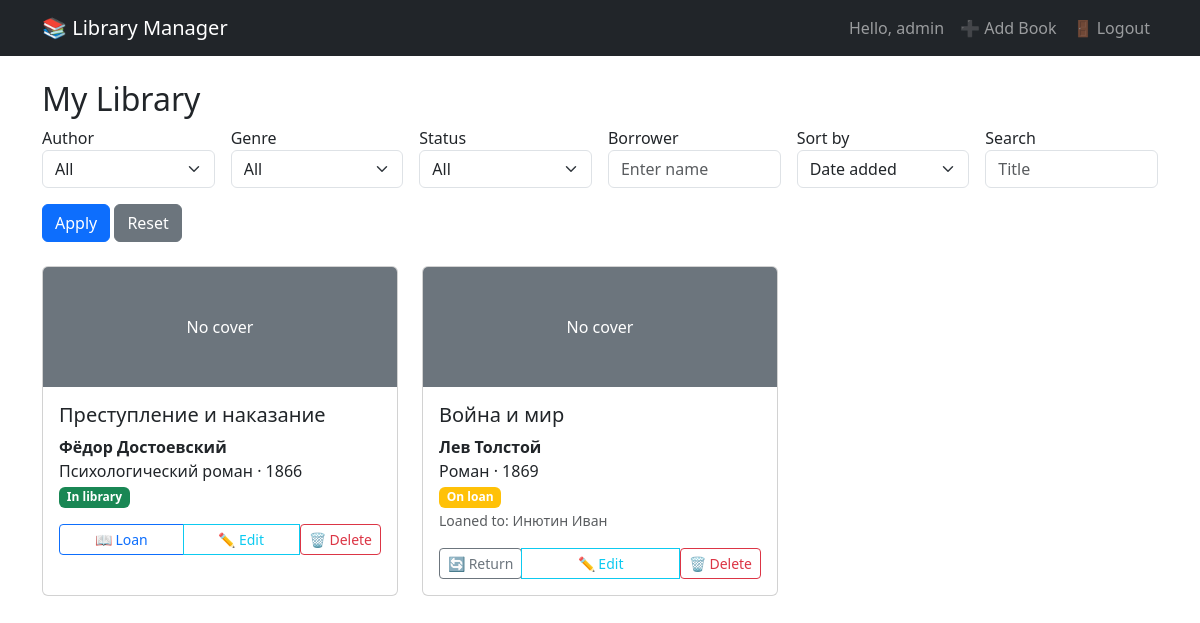
Page / (signed in) on the earlier database version.
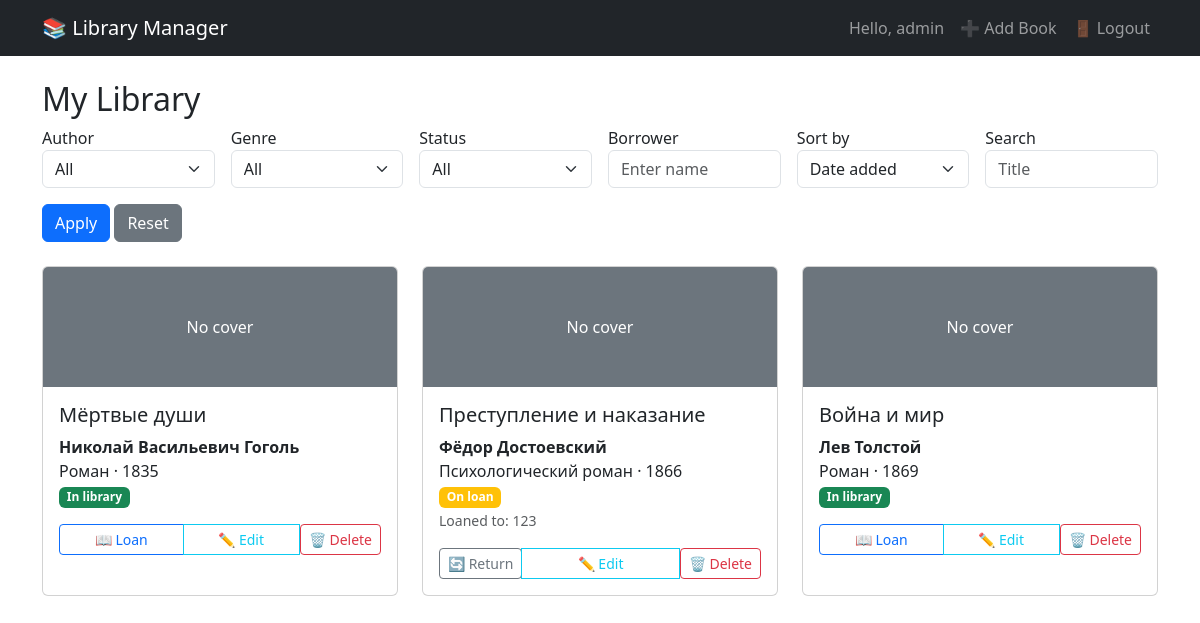
Same page on the later database version.
### models.py (models this page shows)
class User(UserMixin, db.Model):
    id = db.Column(db.Integer, primary_key=True)
    username = db.Column(db.String(80), unique=True, nullable=False)
    password = db.Column(db.String(200), nullable=False)
    books = db.relationship('Book', backref='user', lazy=True, cascade='all, delete-orphan')
    authors = db.relationship('Author', backref='user', lazy=True, cascade='all, delete-orphan')
    genres = db.relationship('Genre', backref='user', lazy=True, cascade='all, delete-orphan')

class Book(db.Model):
    id = db.Column(db.Integer, primary_key=True)
    title = db.Column(db.String(200), nullable=False)
    year = db.Column(db.Integer)
    cover_path = db.Column(db.String(300))
    is_loaned = db.Column(db.Boolean, default=False)
    added_date = db.Column(db.DateTime, default=datetime.utcnow)
    user_id = db.Column(db.Integer, db.ForeignKey('user.id'), nullable=False)
    author_id = db.Column(db.Integer, db.ForeignKey('author.id'), nullable=False)
    genre_id = db.Column(db.Integer, db.ForeignKey('genre.id'), nullable=False)
    loans = db.relationship('Loan', backref='book', lazy=True, cascade='all, delete-orphan')
    @property
    def current_borrower(self):
        if self.is_loaned:
            active_loan = Loan.query.filter_by(book_id=self.id, return_date=None).first()
            return active_loan.borrower_name if active_loan else None
        return None

class Author(db.Model):
    id = db.Column(db.Integer, primary_key=True)
    name = db.Column(db.String(100), nullable=False)
    user_id = db.Column(db.Integer, db.ForeignKey('user.id'), nullable=False)
    books = db.relationship('Book', backref='author', lazy=True)

class Genre(db.Model):
    id = db.Column(db.Integer, primary_key=True)
    name = db.Column(db.String(50), nullable=False)
    user_id = db.Column(db.Integer, db.ForeignKey('user.id'), nullable=False)
    books = db.relationship('Book', backref='genre', lazy=True)

class Loan(db.Model):
    id = db.Column(db.Integer, primary_key=True)
    borrower_name = db.Column(db.String(100), nullable=False)
    loan_date = db.Column(db.Date, default=datetime.utcnow)
    return_date = db.Column(db.Date, nullable=True)
    book_id = db.Column(db.Integer, db.ForeignKey('book.id'), nullable=False)

### app.py (the view)
@app.route('/')
def index():
    if not current_user.is_authenticated:
        return render_template('index.html', books=None, authors=[], genres=[], borrowers=[])
    query = Book.query.filter_by(user_id=current_user.id)
    author_id = request.args.get('author', type=int)
    if author_id:
        query = query.filter_by(author_id=author_id)
    genre_id = request.args.get('genre', type=int)
    if genre_id:
        query = query.filter_by(genre_id=genre_id)
    status = request.args.get('status')
    if status == 'loaned':
        query = query.filter_by(is_loaned=True)
    elif status == 'available':
        query = query.filter_by(is_loaned=False)
    borrower_filter = request.args.get('borrower', '')
    if borrower_filter:
        query = query.join(Loan, Book.id == Loan.book_id).filter(
            Loan.return_date == None,
            Loan.borrower_name.ilike(f'%{borrower_filter}%')
        )
    search = request.args.get('search', '')
    if search:
        query = query.filter(Book.title.ilike(f'%{search}%'))
    sort = request.args.get('sort', 'added_date')
    if sort == 'title':
        query = query.order_by(Book.title)
    elif sort == 'author_name':
        query = query.join(Author).order_by(Author.name)
    elif sort == 'added_date':
        query = query.order_by(Book.added_date.desc())
    else:
        query = query.order_by(Book.added_date.desc())
    books = query.all()
    authors = Author.query.filter_by(user_id=current_user.id).order_by(Author.name).all()
    genres = Genre.query.filter_by(user_id=current_user.id).order_by(Genre.name).all()
    active_loans = Loan.query.join(Book).filter(
        Book.user_id == current_user.id,
        Loan.return_date == None
    ).distinct(Loan.borrower_name).all()
    borrowers = sorted(set(loan.borrower_name for loan in active_loans))
    return render_template('index.html',
                           books=books,
                           authors=authors,
                           genres=genres,
                           borrowers=borrowers,
                           selected_author=author_id,
                           selected_genre=genre_id,
                           selected_status=status,
                           selected_borrower=borrower_filter,
                           search_query=search,
                           current_sort=sort)

### app.py (called while the page is built)
@login_manager.user_loader
def load_user(user_id):
    return User.query.get(int(user_id))

### templates/index.html (shortened to what this page needs)
{% extends 'base.html' %}
{% block content %}
{% if not current_user.is_authenticated %}
    <div class="text-center py-5">
        <h1>Welcome to Personal Library Manager</h1>
        <p>Please <a href="{{ url_for('login') }}">login</a> or <a href="{{ url_for('register') }}">register</a> to manage your library.</p>
    </div>
{% else %}
    <h2>My Library</h2>
    <form method="get" class="row g-3 mb-4">
        <div class="col-md-2">
            <label>Author</label>
            <select name="author" class="form-select">
                <option value="">All</option>
            </select>
        </div>
        <div class="col-md-2">
            <label>Genre</label>
            <select name="genre" class="form-select">
                <option value="">All</option>
            </select>
        </div>
        <div class="col-md-2">
            <label>Status</label>
            <select name="status" class="form-select">
                <option value="">All</option>
            </select>
        </div>
        <div class="col-md-2">
            <label>Borrower</label>
            <input list="borrowerList" name="borrower" class="form-control" placeholder="Enter name" value="{{ selected_borrower or '' }}">
        </div>
        <div class="col-md-2">
            <label>Sort by</label>
            <select name="sort" class="form-select">
                <option value="added_date" {% if current_sort == 'added_date' %}selected{% endif %}>Date added</option>
            </select>
        </div>
        <div class="col-md-2">
            <label>Search</label>
            <input type="text" name="search" value="{{ search_query }}" class="form-control" placeholder="Title">
        </div>
        <div class="col-md-12">
            <button type="submit" class="btn btn-primary">Apply</button>
            <a href="{{ url_for('index') }}" class="btn btn-secondary">Reset</a>
        </div>
    </form>
    <div class="row">
        {% for book in books %}
            <div class="col-md-4 mb-4">
                <div class="card h-100">
                    {% if book.cover_path %}
                        <img src="{{ url_for('static', filename='covers/' + book.cover_path) }}" class="card-img-top" alt="cover" style="height: 200px; object-fit: cover;">
                    {% else %}
                        <div class="card-img-top bg-secondary text-white text-center py-5">No cover</div>
                    {% endif %}
                    <div class="card-body">
                        <h5 class="card-title">{{ book.title }}</h5>
                        <p class="card-text">
                            <strong>{{ book.author.name }}</strong><br>
                            {{ book.genre.name }} · {{ book.year or '?' }}<br>
                            <span class="badge {% if book.is_loaned %}bg-warning{% else %}bg-success{% endif %}">
                                {% if book.is_loaned %}On loan{% else %}In library{% endif %}
                            </span>
                            {% if book.is_loaned and book.current_borrower %}
                                <br><small class="text-muted">Loaned to: {{ book.current_borrower }}</small>
                            {% endif %}
                        </p>
                        <div class="btn-group w-100">
                            {% if not book.is_loaned %}
                                <a href="{{ url_for('loan_book', book_id=book.id) }}" class="btn btn-sm btn-outline-primary">📖 Loan</a>
                            {% else %}
                                <form method="post" action="{{ url_for('return_book', book_id=book.id) }}" style="display:inline;">
                                    <button type="submit" class="btn btn-sm btn-outline-secondary">🔄 Return</button>
                                </form>
                            {% endif %}
                            <a href="{{ url_for('edit_book', book_id=book.id) }}" class="btn btn-sm btn-outline-info">✏️ Edit</a>
                            <form method="post" action="{{ url_for('delete_book', book_id=book.id) }}" style="display:inline;" onsubmit="return confirm('Delete this book?');">
                                <button type="submit" class="btn btn-sm btn-outline-danger">🗑️ Delete</button>
                            </form>
                        </div>
                    </div>
                </div>
            </div>
        {% else %}
            <div class="col-12"><p>No books yet. <a href="{{ url_for('add_book') }}">Add your first book</a>.</p></div>
        {% endfor %}
    </div>
{% endif %}
{% endblock %}

### templates/base.html (shortened to what this page needs)
<!doctype html>
<html lang="en">
<head>
    <link href="https://cdn.jsdelivr.net/npm/bootstrap@5.3.0/dist/css/bootstrap.min.css" rel="stylesheet">
</head>
<body>
    <nav class="navbar navbar-expand-lg navbar-dark bg-dark">
        <div class="container">
            <a class="navbar-brand" href="{{ url_for('index') }}">📚 Library Manager</a>
            <div class="collapse navbar-collapse">
                <ul class="navbar-nav ms-auto">
                    {% if current_user.is_authenticated %}
                        <li class="nav-item"><span class="nav-link">Hello, {{ current_user.username }}</span></li>
                        <li class="nav-item"><a class="nav-link" href="{{ url_for('add_book') }}">➕ Add Book</a></li>
                        <li class="nav-item"><a class="nav-link" href="{{ url_for('logout') }}">🚪 Logout</a></li>
                    {% else %}
                        <li class="nav-item"><a class="nav-link" href="{{ url_for('login') }}">Login</a></li>
                        <li class="nav-item"><a class="nav-link" href="{{ url_for('register') }}">Register</a></li>
                    {% endif %}
                </ul>
            </div>
        </div>
    </nav>
    <div class="container mt-4">
        {% block content %}{% endblock %}
    </div>
</body>
</html>

Differences in the rows shown:
added Book: shows "No cover", title "Мёртвые души", author.name "Николай Васильевич Гоголь", genre.name "Роман", year "1835", is_loaned "In library"
changed Book "Преступление и наказание": current_borrower (not shown) → "123"; is_loaned "In library 📖 Loan" → "On loan Loaned to: 🔄 Return"
changed Book "Война и мир": current_borrower "Инютин Иван" → (not shown); is_loaned "On loan Loaned to: 🔄 Return" → "In library 📖 Loan"
